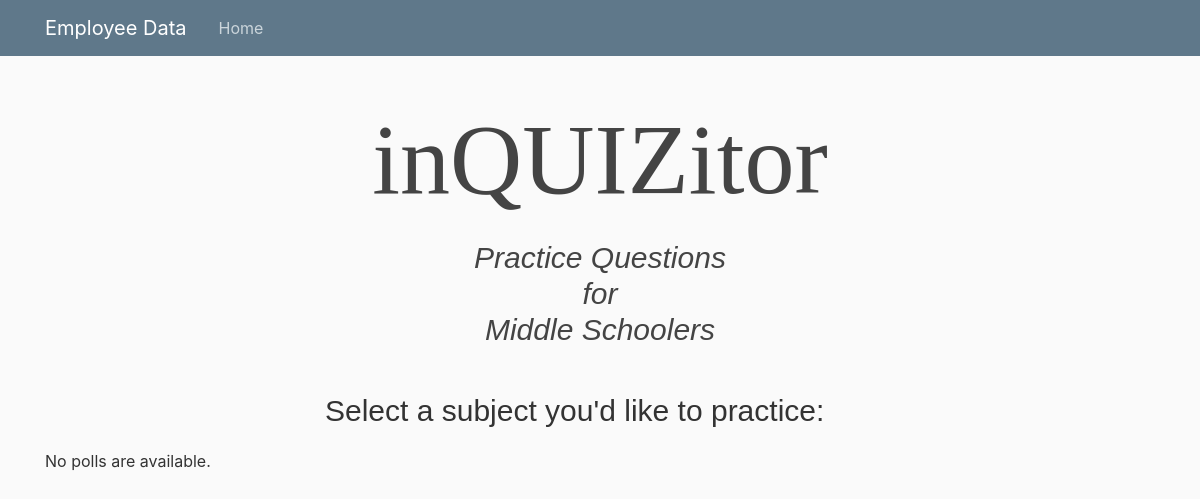
Before: /polls/ with the older database file.
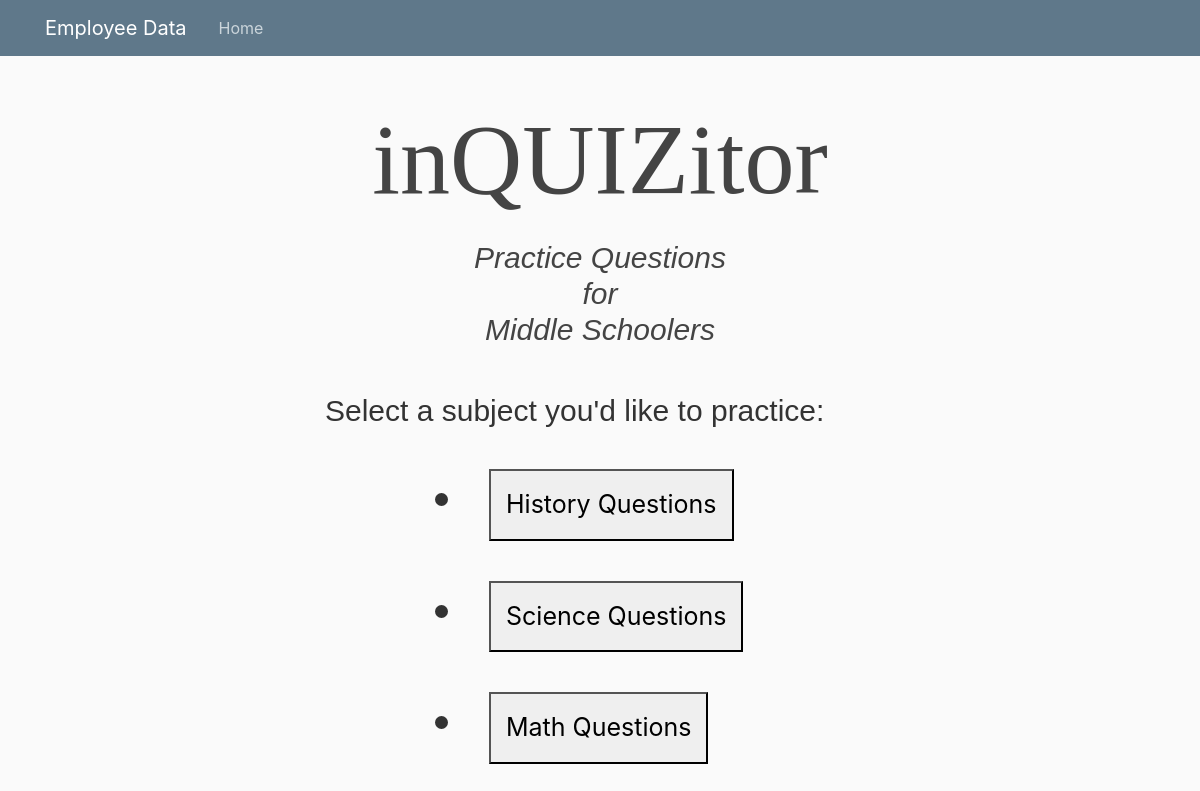
After: the same page with the newer database file.
### polls/models.py (models this page shows, shortened)
class Subject(models.Model):
    objects = RandomManager()
    subject_text = models.CharField(max_length=200)
    pub_date = models.DateTimeField('date published')

### polls/views.py (the view)
# urls.py: path('', views.IndexView.as_view(), name='index'),
class IndexView(generic.ListView):
    template_name = 'polls/index.html'
    context_object_name = 'latest_question_list'
    def get_queryset(self):
        return Subject.objects.order_by('-pub_date')[:5]

### polls/templates/polls/index.html (shortened to what this page needs)
{% extends "polls/base.html" %}
{% block content %}
{% load static %}
<!DOCTYPE html>
<html lang="en">
<head>
    <link rel="stylesheet" type='text/css' href="{% static 'index.css'%}" />
</head>
<body>
    <h1 id="title">
        inQUIZitor
    </h1>
    <h2 id="subheading">
        Practice Questions<br>for<br>Middle Schoolers
    </h2>
    <p id="instruction">Select a subject you'd like to practice:</p>
    {% if latest_question_list %}
    <ul>
    {% for subject in latest_question_list %}
    <li><a href="{% url 'polls:detail' subject.id subject.id %}"><button>{{ subject.subject_text }}</button></a></li>
    {% endfor %}
    </ul>
{% else %}
    <p>No polls are available.</p>
{% endif %}
</body>
</html>
{% endblock content %}

### polls/templates/polls/base.html (shortened to what this page needs)
{% load static %}
<!DOCTYPE html>
<html>
<head>
    <link rel="stylesheet" href="https://maxcdn.bootstrapcdn.com/bootstrap/4.0.0/css/bootstrap.min.css">
    <link rel="stylesheet" type="text/css" href="{% static 'main.css' %}">
</head>
<body>
    <header class="site-header">
      <nav class="navbar navbar-expand-md navbar-dark bg-steel fixed-top">
        <div class="container">
          <a class="navbar-brand mr-4" href="{% url 'polls:index' %}">Employee Data</a>
          <div class="collapse navbar-collapse" id="navbarToggle">
            <div class="navbar-nav mr-auto">
              <a class="nav-item nav-link" href="{% url 'polls:index' %}">Home</a>
            </div>
          </div>
        </div>
      </nav>
    </header>
    <main role="main" class="container">
      {% block content %} {% endblock %}
    </main>
</body>
</html>

### polls/static/main.css (style rules this page uses)
body { background: #fafafa; color: #333333; margin-top: 5rem; }
h1, h2, h3, h4, h5, h6 { color: #444444; }
ul { margin: 0; }
li { font-size: 25px; }
.bg-steel { background-color: #5f788a; }
.site-header .navbar-nav .nav-link { color: #cbd5db; }

### polls/static/index.css (style rules this page uses)
li { font-size: 40px; text-align: justify; list-style-position: inside; padding: 20px; margin-left: 330px; }
button { font-size: 25px; padding: 15px; }
#title { font-size: 100px; margin: auto; text-align: center; font-family: copperplate; padding-top: 20px; }
#subheading { font-size: 30px; font-style: italic; margin: auto; text-align: center; padding: 20px; font-family: Arial; }
#instruction { font-size: 30px; margin-left: 280px; padding-top:20px; font-family: Arial; }

Changed rows visible on the page:
added Subject: subject_text "History Questions"
added Subject: subject_text "Science Questions"
added Subject: subject_text "Math Questions"
Other visible differences:
text no longer shown: "No polls are available."
